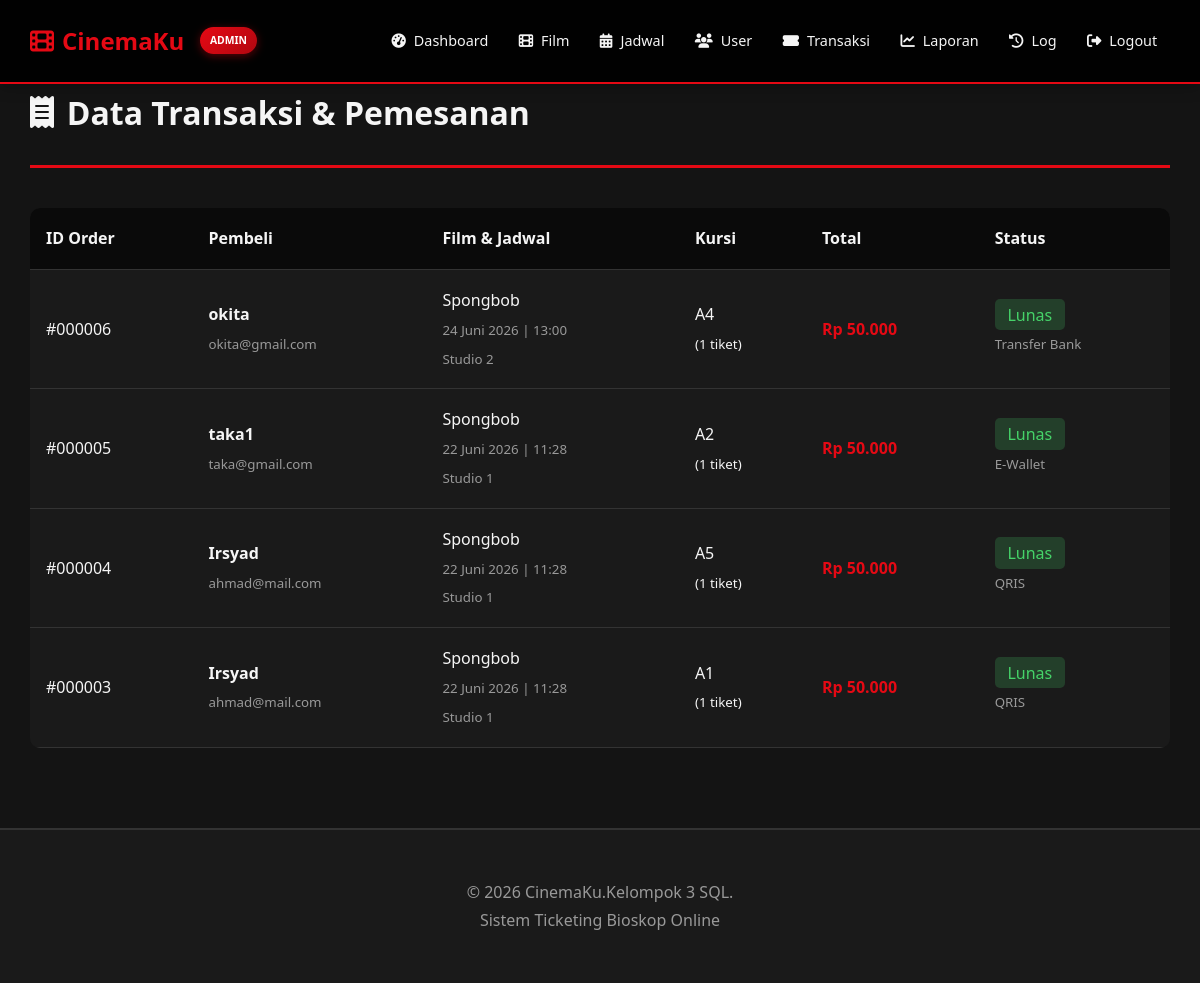
The page /ticketing_bioskop/admin/manage_bookings.php (signed in) on the database its author committed.
### tables this page shows
CREATE TABLE `pemesanan` (
  `id_pemesanan` int(11) NOT NULL,
  `id_pengguna` int(11) DEFAULT NULL,
  `tanggal_pesan` datetime DEFAULT NULL,
  `total_harga` decimal(10,2) DEFAULT NULL,
  `kode_booking` varchar(20) DEFAULT NULL
);

CREATE TABLE `pengguna` (
  `id_pengguna` int(11) NOT NULL,
  `nama` varchar(100) NOT NULL,
  `email` varchar(100) DEFAULT NULL,
  `no_hp` varchar(20) DEFAULT NULL,
  `password` varchar(255) NOT NULL DEFAULT '',
  `is_admin` tinyint(1) NOT NULL DEFAULT 0,
  `created_at` timestamp NOT NULL DEFAULT current_timestamp()
);

### ticketing_bioskop/includes/functions.php (called while the page is built, shortened)
<?php
function sanitize($data) {
    return htmlspecialchars(strip_tags(trim($data)), ENT_QUOTES, 'UTF-8');
}
function formatRupiah($angka) {
    return "Rp " . number_format($angka, 0, ',', '.');
}
function formatTanggal($tanggal) {
    $pecahkan = explode('-', $tanggal);
    $tahun = $pecahkan[0];
    $bulan_num = (int)$pecahkan[1];
    $hari = $pecahkan[2];
    $bulan = [
        1 => 'Januari', 'Februari', 'Maret', 'April', 'Mei', 'Juni',
        'Juli', 'Agustus', 'September', 'Oktober', 'November', 'Desember'
    ];
    return $hari . ' ' . $bulan[$bulan_num] . ' ' . $tahun;
}
function formatJam($jam) {
    return substr($jam, 0, 5);
}
?>

### ticketing_bioskop/admin/manage_bookings.php (the view, shortened to what this page needs)
<?php
require_once __DIR__ . '/../includes/header.php';
$query = "SELECT p.id_pemesanan, p.tanggal_pesan, p.total_harga,
                 u.nama as nama_pembeli, u.email,
                 pb.metode, pb.status_bayar,
                 f.judul as nama_film,
                 j.tanggal, j.jam,
                 s.nama_studio,
                 GROUP_CONCAT(k.nomor_kursi ORDER BY k.nomor_kursi ASC SEPARATOR ', ') as nomor_kursi,
                 COUNT(t.id_tiket) as jumlah_tiket
          FROM pemesanan p
          JOIN pengguna u ON p.id_pengguna = u.id_pengguna
          LEFT JOIN pembayaran pb ON p.id_pemesanan = pb.id_pemesanan
          JOIN tiket t ON p.id_pemesanan = t.id_pemesanan
          JOIN jadwal j ON t.id_jadwal = j.id_jadwal
          JOIN film f ON j.id_film = f.id_film
          JOIN studio s ON j.id_studio = s.id_studio
          JOIN kursi k ON t.id_kursi = k.id_kursi
          GROUP BY p.id_pemesanan
          ORDER BY p.tanggal_pesan DESC";
$stmt = $conn->prepare($query);
$stmt->execute();
$bookings = $stmt->fetchAll(PDO::FETCH_ASSOC);
?>
<div class="page-header">
    <h2><i class="fas fa-receipt"></i> Data Transaksi & Pemesanan</h2>
</div>
<div style="background: #1a1a1a; border-radius: 10px; overflow-x: auto;">
    <table style="width: 100%; border-collapse: collapse; min-width: 800px;">
        <thead style="background: #0a0a0a;">
            <tr>
                <th style="padding: 1rem; text-align: left;">ID Order</th>
                <th style="padding: 1rem; text-align: left;">Pembeli</th>
                <th style="padding: 1rem; text-align: left;">Film & Jadwal</th>
                <th style="padding: 1rem; text-align: left;">Kursi</th>
                <th style="padding: 1rem; text-align: left;">Total</th>
                <th style="padding: 1rem; text-align: left;">Status</th>
            </tr>
        </thead>
        <tbody>
            <?php foreach ($bookings as $b): ?>
                <tr style="border-top: 1px solid #333;">
                    <td style="padding: 1rem;">#<?php echo str_pad($b['id_pemesanan'], 6, '0', STR_PAD_LEFT); ?></td>
                    <td style="padding: 1rem;">
                        <strong><?php echo sanitize($b['nama_pembeli']); ?></strong><br>
                        <small style="color: #999;"><?php echo sanitize($b['email']); ?></small>
                    </td>
                    <td style="padding: 1rem;">
                        <?php echo sanitize($b['nama_film']); ?><br>
                        <small style="color: #999;"><?php echo formatTanggal($b['tanggal']); ?> | <?php echo formatJam($b['jam']); ?></small><br>
                        <small style="color: #999;"><?php echo sanitize($b['nama_studio']); ?></small>
                    </td>
                    <td style="padding: 1rem;">
                        <?php echo sanitize($b['nomor_kursi']); ?>
                        <br><small>(<?php echo $b['jumlah_tiket']; ?> tiket)</small>
                    </td>
                    <td style="padding: 1rem; font-weight: bold; color: var(--primary);">
                        <?php echo formatRupiah($b['total_harga']); ?>
                    </td>
                    <td style="padding: 1rem;">
                        <span style="padding: 0.3rem 0.8rem; border-radius: 5px; background: <?php echo $b['status_bayar'] == 'Lunas' ? 'rgba(70,211,105,0.2)' : 'rgba(255,165,0,0.2)'; ?>; color: <?php echo $b['status_bayar'] == 'Lunas' ? 'var(--success)' : 'var(--warning)'; ?>;">
                            <?php echo sanitize($b['status_bayar']); ?>
                        </span>
                        <br><small style="color: #999;"><?php echo sanitize($b['metode']); ?></small>
                    </td>
                </tr>
            <?php endforeach; ?>
        </tbody>
    </table>
</div>
<?php require_once __DIR__ . '/../includes/footer.php'; ?>

### ticketing_bioskop/assets/css/style.css (style rules this page uses)
* { margin: 0; padding: 0; box-sizing: border-box; }
:root { --primary: #e50914; --secondary: #564d4d; --dark: #141414; --light: #f5f5f5; --success: #46d369; --warning: #ffa500; --bg-main: #141414; --bg-card: #1a1a1a; --bg-navbar: rgba(0,0,0,0.95); --text-main: #f5f5f5; --text-secondary: #999; --border-color: #333; }
body { font-family: 'Segoe UI', Tahoma, Geneva, Verdana, sans-serif; background: var(--bg-main); color: var(--text-main); line-height: 1.8; transition: all 0.3s ease; }
.page-header { margin-bottom: 2.5rem; padding-bottom: 1rem; border-bottom: 3px solid var(--primary); }
.page-header h2 { font-size: 2rem; margin-bottom: 0.5rem; display: flex; align-items: center; gap: 0.8rem; }
table { width: 100%; border-collapse: collapse; background: var(--bg-card); border-radius: 8px; overflow: hidden; }
table thead { background: var(--dark); }
table th, table td { padding: 1.2rem; text-align: left; border-bottom: 1px solid var(--border-color); }
.admin-page { background: var(--bg-main); min-height: 100vh; }
.admin-page { background: var(--bg-main) !important; }

### rows shown on the page
pemesanan: id_pemesanan "000006", id_pengguna.nama "okita", id_pengguna.email "okita@gmail.com", nama_film "Spongbob", tanggal "24 Juni 2026", jam "13:00", nama_studio "Studio 2", nomor_kursi "A4", jumlah_tiket "1", total_harga "Rp 50.000", status_bayar "Lunas", metode "Transfer Bank"
pemesanan: id_pemesanan "000005", id_pengguna.nama "taka1", id_pengguna.email "taka@gmail.com", nama_film "Spongbob", tanggal "22 Juni 2026", jam "11:28", nama_studio "Studio 1", nomor_kursi "A2", jumlah_tiket "1", total_harga "Rp 50.000", status_bayar "Lunas", metode "E-Wallet"
pemesanan: id_pemesanan "000004", id_pengguna.nama "Irsyad", id_pengguna.email "ahmad@mail.com", nama_film "Spongbob", tanggal "22 Juni 2026", jam "11:28", nama_studio "Studio 1", nomor_kursi "A5", jumlah_tiket "1", total_harga "Rp 50.000", status_bayar "Lunas", metode "QRIS"
pemesanan: id_pemesanan "000003", id_pengguna.nama "Irsyad", id_pengguna.email "ahmad@mail.com", nama_film "Spongbob", tanggal "22 Juni 2026", jam "11:28", nama_studio "Studio 1", nomor_kursi "A1", jumlah_tiket "1", total_harga "Rp 50.000", status_bayar "Lunas", metode "QRIS"
